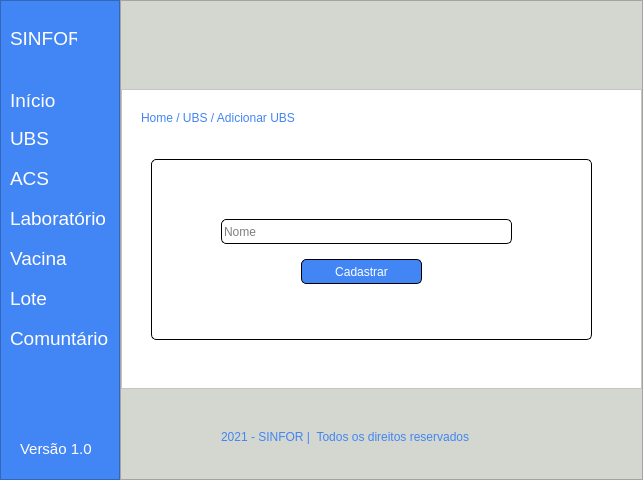
<?xml version="1.0" encoding="UTF-8"?>
<ui version="4.0">
 <class>MainWindow</class>
 <widget class="QMainWindow" name="MainWindow">
  <property name="geometry">
   <rect>
    <x>0</x>
    <y>0</y>
    <width>643</width>
    <height>480</height>
   </rect>
  </property>
  <property name="windowTitle">
   <string>MainWindow</string>
  </property>
  <property name="styleSheet">
   <string notr="true">background-color: rgb(211, 215, 207);</string>
  </property>
  <widget class="QWidget" name="centralwidget">
   <layout class="QHBoxLayout" name="horizontalLayout">
    <property name="spacing">
     <number>0</number>
    </property>
    <property name="leftMargin">
     <number>0</number>
    </property>
    <property name="topMargin">
     <number>0</number>
    </property>
    <property name="rightMargin">
     <number>0</number>
    </property>
    <property name="bottomMargin">
     <number>0</number>
    </property>
    <item>
     <widget class="QFrame" name="frame">
      <property name="maximumSize">
       <size>
        <width>120</width>
        <height>16777215</height>
       </size>
      </property>
      <property name="styleSheet">
       <string notr="true">background-color: #4285f4;</string>
      </property>
      <property name="frameShape">
       <enum>QFrame::StyledPanel</enum>
      </property>
      <property name="frameShadow">
       <enum>QFrame::Raised</enum>
      </property>
      <widget class="QLabel" name="label">
       <property name="geometry">
        <rect>
         <x>10</x>
         <y>30</y>
         <width>67</width>
         <height>17</height>
        </rect>
       </property>
       <property name="font">
        <font>
         <pointsize>14</pointsize>
        </font>
       </property>
       <property name="styleSheet">
        <string notr="true">color: rgb(255, 255, 255);</string>
       </property>
       <property name="text">
        <string>SINFOR</string>
       </property>
      </widget>
      <widget class="QLabel" name="label_2">
       <property name="geometry">
        <rect>
         <x>10</x>
         <y>90</y>
         <width>51</width>
         <height>21</height>
        </rect>
       </property>
       <property name="font">
        <font>
         <pointsize>14</pointsize>
        </font>
       </property>
       <property name="styleSheet">
        <string notr="true">color: rgb(255, 255, 255);</string>
       </property>
       <property name="text">
        <string>Início</string>
       </property>
      </widget>
      <widget class="QLabel" name="label_3">
       <property name="geometry">
        <rect>
         <x>10</x>
         <y>130</y>
         <width>51</width>
         <height>17</height>
        </rect>
       </property>
       <property name="font">
        <font>
         <pointsize>14</pointsize>
        </font>
       </property>
       <property name="styleSheet">
        <string notr="true">color: rgb(255, 255, 255);</string>
       </property>
       <property name="text">
        <string>UBS</string>
       </property>
      </widget>
      <widget class="QLabel" name="label_4">
       <property name="geometry">
        <rect>
         <x>10</x>
         <y>170</y>
         <width>51</width>
         <height>17</height>
        </rect>
       </property>
       <property name="font">
        <font>
         <pointsize>14</pointsize>
        </font>
       </property>
       <property name="styleSheet">
        <string notr="true">color: rgb(255, 255, 255);</string>
       </property>
       <property name="text">
        <string>ACS</string>
       </property>
      </widget>
      <widget class="QLabel" name="label_5">
       <property name="geometry">
        <rect>
         <x>10</x>
         <y>210</y>
         <width>101</width>
         <height>17</height>
        </rect>
       </property>
       <property name="font">
        <font>
         <pointsize>14</pointsize>
        </font>
       </property>
       <property name="styleSheet">
        <string notr="true">color: rgb(255, 255, 255);</string>
       </property>
       <property name="text">
        <string>Laboratório</string>
       </property>
      </widget>
      <widget class="QLabel" name="label_6">
       <property name="geometry">
        <rect>
         <x>10</x>
         <y>250</y>
         <width>61</width>
         <height>16</height>
        </rect>
       </property>
       <property name="font">
        <font>
         <pointsize>14</pointsize>
        </font>
       </property>
       <property name="styleSheet">
        <string notr="true">color: rgb(255, 255, 255);</string>
       </property>
       <property name="text">
        <string>Vacina</string>
       </property>
      </widget>
      <widget class="QLabel" name="label_7">
       <property name="geometry">
        <rect>
         <x>10</x>
         <y>290</y>
         <width>61</width>
         <height>17</height>
        </rect>
       </property>
       <property name="font">
        <font>
         <pointsize>14</pointsize>
        </font>
       </property>
       <property name="styleSheet">
        <string notr="true">color: rgb(255, 255, 255);</string>
       </property>
       <property name="text">
        <string>Lote</string>
       </property>
      </widget>
      <widget class="QLabel" name="label_8">
       <property name="geometry">
        <rect>
         <x>10</x>
         <y>330</y>
         <width>101</width>
         <height>17</height>
        </rect>
       </property>
       <property name="font">
        <font>
         <pointsize>14</pointsize>
        </font>
       </property>
       <property name="styleSheet">
        <string notr="true">color: rgb(255, 255, 255);</string>
       </property>
       <property name="text">
        <string>Comuntário</string>
       </property>
      </widget>
      <widget class="QLabel" name="label_9">
       <property name="geometry">
        <rect>
         <x>20</x>
         <y>440</y>
         <width>71</width>
         <height>17</height>
        </rect>
       </property>
       <property name="font">
        <font>
         <pointsize>11</pointsize>
        </font>
       </property>
       <property name="styleSheet">
        <string notr="true">color: rgb(255, 255, 255);</string>
       </property>
       <property name="text">
        <string>Versão 1.0</string>
       </property>
      </widget>
     </widget>
    </item>
    <item>
     <widget class="QFrame" name="frame_2">
      <property name="frameShape">
       <enum>QFrame::StyledPanel</enum>
      </property>
      <property name="frameShadow">
       <enum>QFrame::Raised</enum>
      </property>
      <layout class="QVBoxLayout" name="verticalLayout">
       <property name="spacing">
        <number>0</number>
       </property>
       <property name="leftMargin">
        <number>0</number>
       </property>
       <property name="topMargin">
        <number>0</number>
       </property>
       <property name="rightMargin">
        <number>0</number>
       </property>
       <property name="bottomMargin">
        <number>0</number>
       </property>
       <item>
        <widget class="QFrame" name="frame_3">
         <property name="maximumSize">
          <size>
           <width>16777215</width>
           <height>70</height>
          </size>
         </property>
         <property name="styleSheet">
          <string notr="true">background-color: rgb(211, 215, 207);</string>
         </property>
         <property name="frameShape">
          <enum>QFrame::NoFrame</enum>
         </property>
         <property name="frameShadow">
          <enum>QFrame::Raised</enum>
         </property>
         <property name="lineWidth">
          <number>1</number>
         </property>
        </widget>
       </item>
       <item>
        <widget class="QFrame" name="frame_4">
         <property name="maximumSize">
          <size>
           <width>16777215</width>
           <height>300</height>
          </size>
         </property>
         <property name="styleSheet">
          <string notr="true">background-color: rgb(255, 255, 255);</string>
         </property>
         <property name="frameShape">
          <enum>QFrame::StyledPanel</enum>
         </property>
         <property name="frameShadow">
          <enum>QFrame::Raised</enum>
         </property>
         <widget class="QLabel" name="label_11">
          <property name="geometry">
           <rect>
            <x>20</x>
            <y>20</y>
            <width>191</width>
            <height>17</height>
           </rect>
          </property>
          <property name="styleSheet">
           <string notr="true">color: #4285f4;</string>
          </property>
          <property name="text">
           <string>Home / UBS / Adicionar UBS</string>
          </property>
         </widget>
         <widget class="QFrame" name="frame_6">
          <property name="geometry">
           <rect>
            <x>30</x>
            <y>70</y>
            <width>441</width>
            <height>181</height>
           </rect>
          </property>
          <property name="styleSheet">
           <string notr="true">border: 1px solid #000;
border-radius: 5px;</string>
          </property>
          <property name="frameShape">
           <enum>QFrame::StyledPanel</enum>
          </property>
          <property name="frameShadow">
           <enum>QFrame::Raised</enum>
          </property>
          <widget class="QLineEdit" name="lineEdit">
           <property name="geometry">
            <rect>
             <x>70</x>
             <y>60</y>
             <width>291</width>
             <height>25</height>
            </rect>
           </property>
           <property name="placeholderText">
            <string>Nome</string>
           </property>
          </widget>
          <widget class="QPushButton" name="pushButton">
           <property name="geometry">
            <rect>
             <x>150</x>
             <y>100</y>
             <width>121</width>
             <height>25</height>
            </rect>
           </property>
           <property name="styleSheet">
            <string notr="true">background-color: #4285F4;
color: #FFF;</string>
           </property>
           <property name="text">
            <string>Cadastrar</string>
           </property>
          </widget>
         </widget>
        </widget>
       </item>
       <item>
        <widget class="QFrame" name="frame_5">
         <property name="maximumSize">
          <size>
           <width>16777215</width>
           <height>70</height>
          </size>
         </property>
         <property name="frameShape">
          <enum>QFrame::NoFrame</enum>
         </property>
         <property name="frameShadow">
          <enum>QFrame::Raised</enum>
         </property>
         <widget class="QLabel" name="label_10">
          <property name="geometry">
           <rect>
            <x>100</x>
            <y>30</y>
            <width>311</width>
            <height>17</height>
           </rect>
          </property>
          <property name="styleSheet">
           <string notr="true">color: #4285f4;</string>
          </property>
          <property name="text">
           <string>2021 - SINFOR |  Todos os direitos reservados</string>
          </property>
         </widget>
        </widget>
       </item>
      </layout>
     </widget>
    </item>
   </layout>
  </widget>
 </widget>
 <resources/>
 <connections/>
</ui>
